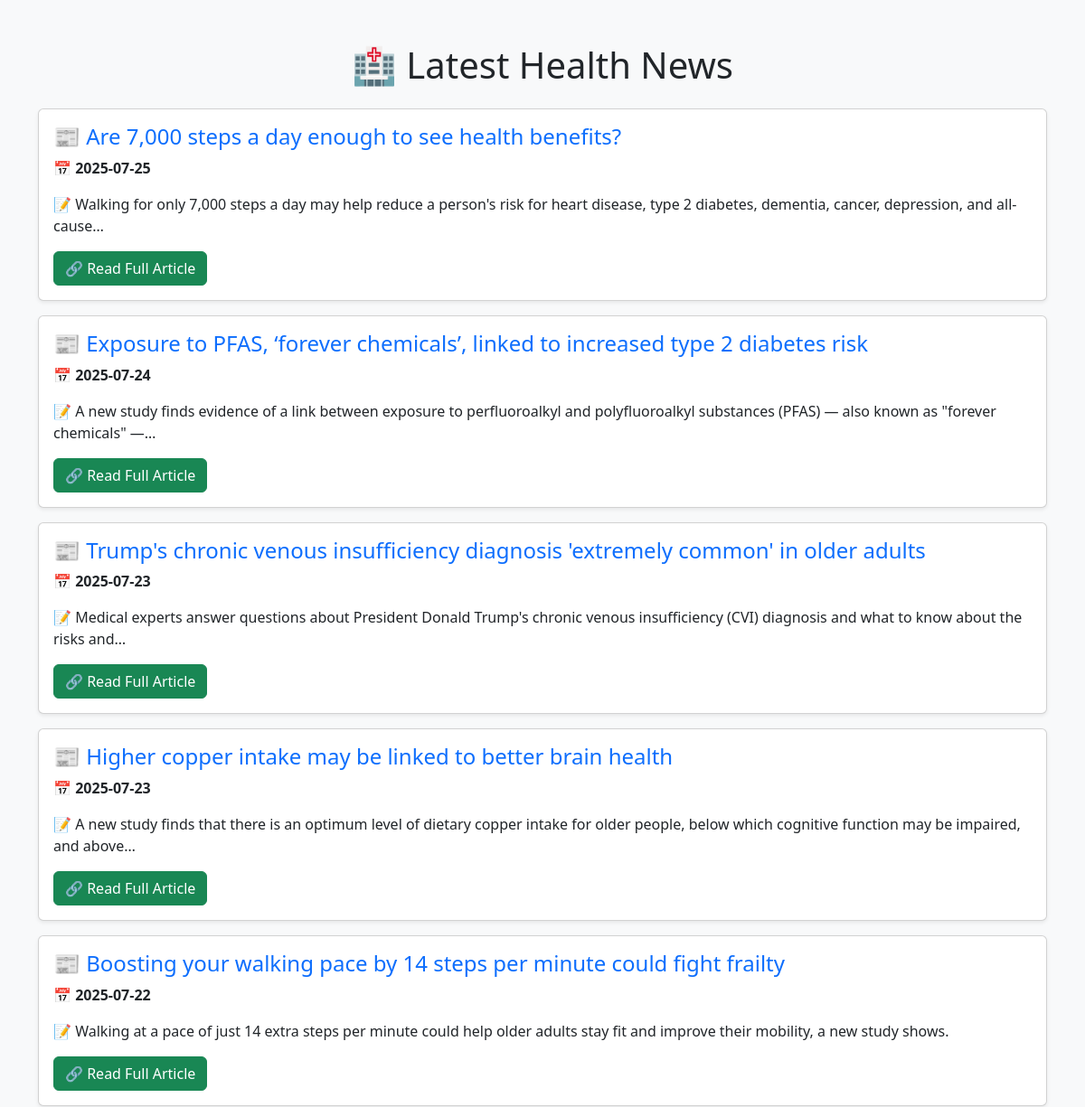
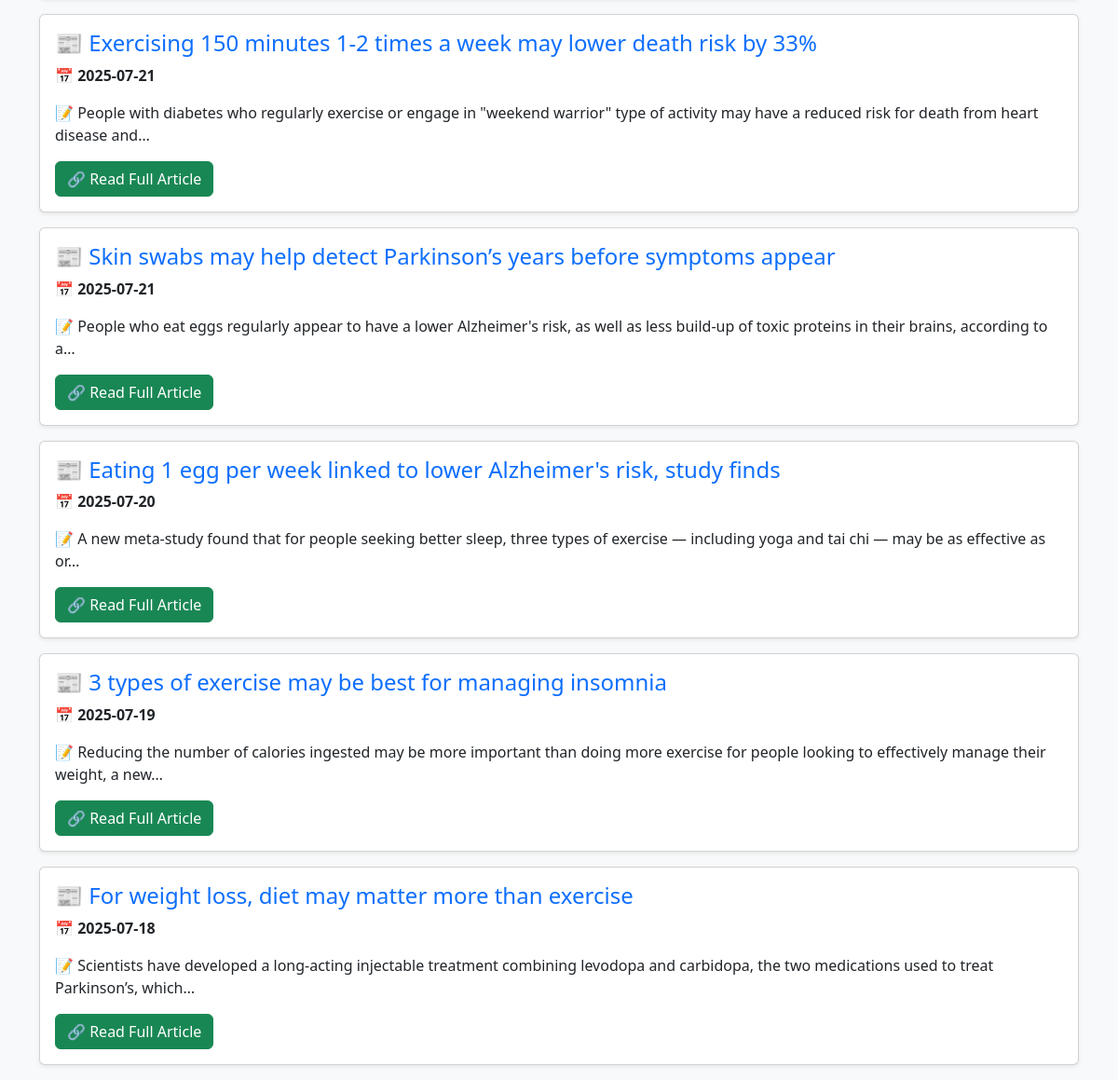
The page / on the database its author committed (2 pictures, top to bottom).
### tables this page shows
CREATE TABLE news (
        id INTEGER PRIMARY KEY AUTOINCREMENT,
        date TEXT NOT NULL,
        title TEXT UNIQUE, 
        description TEXT,
        news_url TEXT
    );

### app.py (the view)
@app.route("/")
def index():
    page = request.args.get("page", 1, type=int)  # Get the current page number
    limit = 10  # Number of articles per page
    offset = (page - 1) * limit  # Calculate the offset
    news = fetch_news(limit, offset)
    return render_template("index.html", news=news, page=page)

### app.py (called while the page is built)
def fetch_news(limit=10, offset=0):
    conn = sqlite3.connect("health_news.db")
    cursor = conn.cursor()
    cursor.execute("SELECT date, title, description, news_url FROM news ORDER BY date DESC LIMIT ? OFFSET ?", (limit, offset))
    news_list = cursor.fetchall()
    conn.close()
    return news_list

### templates/index.html (shortened to what this page needs)
<!DOCTYPE html>
<html lang="en">
<head>
    <link href="https://cdn.jsdelivr.net/npm/bootstrap@5.3.0/dist/css/bootstrap.min.css" rel="stylesheet">
</head>
<body class="bg-light">
    <div class="container mt-5">
        <h1 class="text-center mb-4">🏥 Latest Health News</h1>
        {% for article in news %}
        <div class="card mb-3 shadow-sm">
            <div class="card-body">
                <h4 class="card-title text-primary">📰 {{ article[1] }}</h4>
                <p class="card-text">📅 <strong>{{ article[0] }}</strong></p>
                <p class="card-text">📝 {{ article[2] }}</p>
                <a href="{{ article[3] }}" class="btn btn-success" target="_blank">🔗 Read Full Article</a>
            </div>
        </div>
        {% endfor %}
    </div>
</body>
</html>

### rows shown on the page
news: title "Are 7,000 steps a day enough to see health benefits?", date "2025-07-25", description "Walking for only 7,000 steps a day may help reduce a person's risk for heart disease, type 2 diabetes, dementia, cancer, depression, and all-cause…"
news: title "Exposure to PFAS, ‘forever chemicals’, linked to increased type 2 diabetes risk", date "2025-07-24", description "A new study finds evidence of a link between exposure to perfluoroalkyl and polyfluoroalkyl substances (PFAS) — also known as \"forever chemicals\" —…"
news: title "Trump's chronic venous insufficiency diagnosis 'extremely common' in older adults", date "2025-07-23", description "Medical experts answer questions about President Donald Trump's chronic venous insufficiency (CVI) diagnosis and what to know about the risks and…"
news: title "Higher copper intake may be linked to better brain health", date "2025-07-23", description "A new study finds that there is an optimum level of dietary copper intake for older people, below which cognitive function may be impaired, and above…"
news: title "Boosting your walking pace by 14 steps per minute could fight frailty", date "2025-07-22", description "Walking at a pace of just 14 extra steps per minute could help older adults stay fit and improve their mobility, a new study shows."
news: title "Exercising 150 minutes 1-2 times a week may lower death risk by 33%", date "2025-07-21", description "People with diabetes who regularly exercise or engage in \"weekend warrior\" type of activity may have a reduced risk for death from heart disease and…"
news: title "Skin swabs may help detect Parkinson’s years before symptoms appear", date "2025-07-21", description "People who eat eggs regularly appear to have a lower Alzheimer's risk, as well as less build-up of toxic proteins in their brains, according to a…"
news: title "Eating 1 egg per week linked to lower Alzheimer's risk, study finds", date "2025-07-20", description "A new meta-study found that for people seeking better sleep, three types of exercise — including yoga and tai chi — may be as effective as or…"
news: title "3 types of exercise may be best for managing insomnia", date "2025-07-19", description "Reducing the number of calories ingested may be more important than doing more exercise for people looking to effectively manage their weight, a new…"
news: title "For weight loss, diet may matter more than exercise", date "2025-07-18", description "Scientists have developed a long-acting injectable treatment combining levodopa and carbidopa, the two medications used to treat Parkinson’s, which…"
